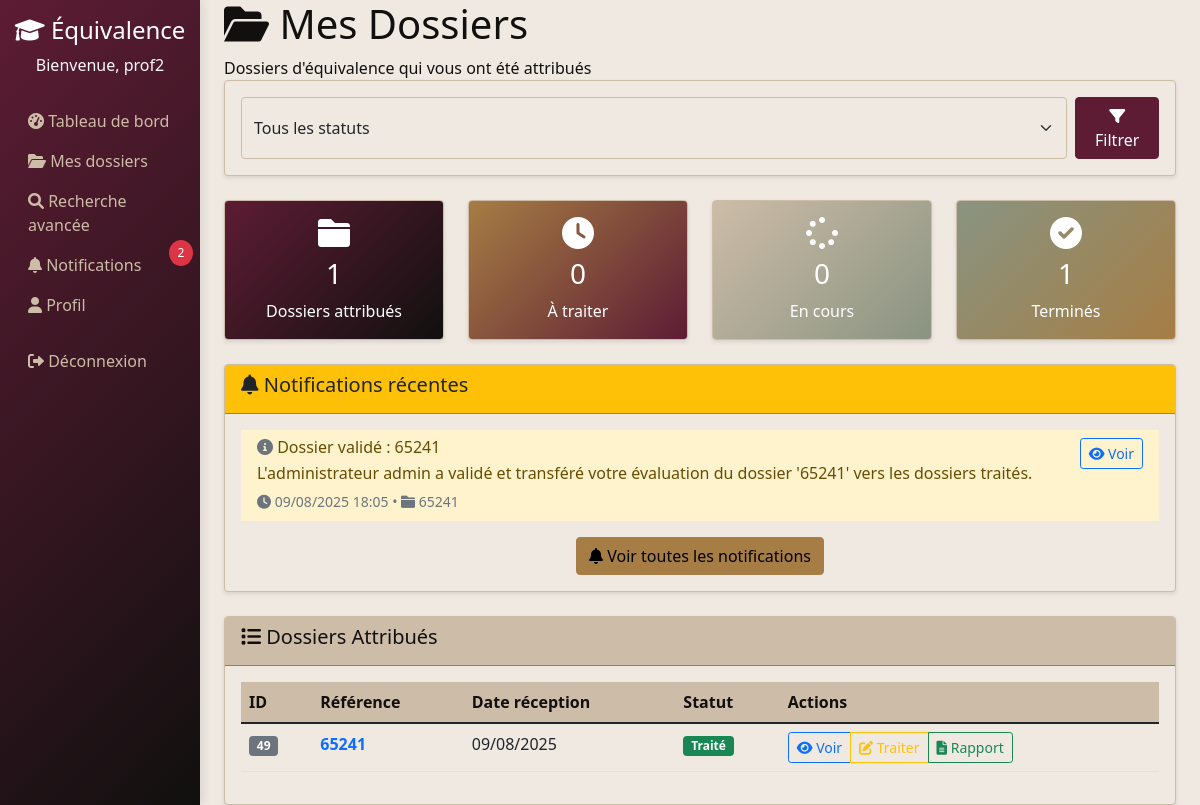
/dossiers/professeur/dossiers/ (signed in), run on the app's committed database.
### users/models.py (models this page shows, shortened)
class CustomUser(AbstractUser):
    ADMIN = 'admin'
    PROFESSEUR = 'professeur'
    ROLE_CHOICES = [
        (ADMIN, 'Administrateur'),
        (PROFESSEUR, 'Professeur'),
    ]
    role = models.CharField(max_length=20, choices=ROLE_CHOICES, default=ADMIN)

### dossiers/models.py (models this page shows, shortened)
class Notification(models.Model):
    TYPES = [
        ('affectation', 'Affectation de dossier'),
        ('traitement', 'Traitement terminé'),
        ('evaluation', 'Nouvelle évaluation'),
        ('system', 'Notification système'),
        ('retour', 'Retour à l\'admin'),
        ('renvoi', 'Renvoyer au professeur'),
    ]
    destinataire = models.ForeignKey(CustomUser, on_delete=models.CASCADE, related_name='notifications')
    type_notification = models.CharField(max_length=20, choices=TYPES)
    titre = models.CharField(max_length=255)
    message = models.TextField()
    dossier = models.ForeignKey(Dossier, on_delete=models.CASCADE, null=True, blank=True)
    date_creation = models.DateTimeField(auto_now_add=True)
    lu = models.BooleanField(default=False)
    class Meta:
        ordering = ['-date_creation']

class Dossier(models.Model):
    STATUT_CHOICES = [
        ('non_traite', 'Non traité'),
        ('en_cours', 'En cours'),
        ('traite', 'Traité'),
        ('archive', 'Archivé'),
    ]
    titre = models.CharField(max_length=255)
    description = models.TextField(blank=True)
    date_reception = models.DateField(auto_now_add=True)
    statut = models.CharField(max_length=20, choices=STATUT_CHOICES, default='non_traite')
    professeurs = models.ManyToManyField(settings.AUTH_USER_MODEL, related_name='dossiers_attribues', blank=True)

### dossiers/views.py (the view)
# urls.py: path('professeur/dossiers/', views.professeur_dossiers, name='professeur_dossiers'),
@login_required
def professeur_dossiers(request):
    if request.user.role != 'professeur':
        messages.error(request, "Accès non autorisé")
        return redirect('dossiers:dashboard')
    dossiers_attribues = request.user.dossiers_attribues.all().order_by('-id')
    statut_filter = request.GET.get('statut')
    if statut_filter:
        dossiers_attribues = dossiers_attribues.filter(statut=statut_filter)
    total_attribues = request.user.dossiers_attribues.count()
    a_traiter = request.user.dossiers_attribues.filter(statut='non_traite').count()
    en_cours = request.user.dossiers_attribues.filter(statut='en_cours').count()
    termines = request.user.dossiers_attribues.filter(statut='traite').count()
    context = {
        'dossiers': dossiers_attribues,
        'statuts': Dossier.STATUT_CHOICES,
        'total_attribues': total_attribues,
        'a_traiter': a_traiter,
        'en_cours': en_cours,
        'termines': termines,
        'notifications_recentes': request.user.notifications.filter(lu=False).order_by('-date_creation')[:3],
    }
    return render(request, 'dossiers/professeur_dashboard.html', context)

### templates/dossiers/professeur_dashboard.html (shortened to what this page needs)
{% extends 'base.html' %}
{% block content %}
<div class="page-header">
    <h1><i class="fas fa-folder-open"></i> Mes Dossiers</h1>
    <p class="mb-0">Dossiers d'équivalence qui vous ont été attribués</p>
</div>
<div class="card mb-4">
    <div class="card-body">
        <form method="get" class="d-flex">
            <select name="statut" class="form-select me-2">
                <option value="">Tous les statuts</option>
            </select>
            <button type="submit" class="btn btn-primary">
                <i class="fas fa-filter"></i> Filtrer
            </button>
        </form>
    </div>
</div>
<div class="row mb-4">
    <div class="col-md-3">
        <div class="card text-white" style="background: linear-gradient(135deg, var(--color-dark-maroon) 0%, var(--color-black) 100%);">
            <div class="card-body text-center">
                <i class="fas fa-folder fa-2x mb-2"></i>
                <h3 class="card-title">{{ total_attribues }}</h3>
                <p class="card-text">Dossiers attribués</p>
            </div>
        </div>
    </div>
    <div class="col-md-3">
        <div class="card text-white" style="background: linear-gradient(135deg, var(--color-muted-gold) 0%, var(--color-dark-maroon) 100%);">
            <div class="card-body text-center">
                <i class="fas fa-clock fa-2x mb-2"></i>
                <h3 class="card-title">{{ a_traiter }}</h3>
                <p class="card-text">À traiter</p>
            </div>
        </div>
    </div>
    <div class="col-md-3">
        <div class="card text-white" style="background: linear-gradient(135deg, var(--color-light-taupe) 0%, var(--color-sage-green) 100%);">
            <div class="card-body text-center">
                <i class="fas fa-spinner fa-2x mb-2"></i>
                <h3 class="card-title">{{ en_cours }}</h3>
                <p class="card-text">En cours</p>
            </div>
        </div>
    </div>
    <div class="col-md-3">
        <div class="card text-white" style="background: linear-gradient(135deg, var(--color-sage-green) 0%, var(--color-muted-gold) 100%);">
            <div class="card-body text-center">
                <i class="fas fa-check-circle fa-2x mb-2"></i>
                <h3 class="card-title">{{ termines }}</h3>
                <p class="card-text">Terminés</p>
            </div>
        </div>
    </div>
</div>
{% if notifications_recentes %}
<div class="card mb-4">
    <div class="card-header bg-warning text-dark">
        <h5><i class="fas fa-bell"></i> Notifications récentes</h5>
    </div>
    <div class="card-body">
        <div class="list-group list-group-flush">
            {% for notification in notifications_recentes %}
            <div class="list-group-item list-group-item-warning">
                <div class="d-flex justify-content-between align-items-start">
                    <div class="flex-grow-1">
                        <h6 class="mb-1">
                            {% if notification.type_notification == 'affectation' %}
                                <i class="fas fa-user-plus text-primary"></i>
                            {% elif notification.type_notification == 'traitement' %}
                                <i class="fas fa-check-circle text-success"></i>
                            {% else %}
                                <i class="fas fa-info-circle text-secondary"></i>
                            {% endif %}
                            {{ notification.titre }}
                        </h6>
                        <p class="mb-1">{{ notification.message }}</p>
                        <small class="text-muted">
                            <i class="fas fa-clock"></i> {{ notification.date_creation|date:"d/m/Y H:i" }}
                            {% if notification.dossier %}
                                • <i class="fas fa-folder"></i> {{ notification.dossier.titre }}
                            {% endif %}
                        </small>
                    </div>
                    <div class="ms-3">
                        {% if notification.dossier %}
                        <a href="{% url 'dossiers:dossier_detail' notification.dossier.id %}" class="btn btn-sm btn-outline-primary">
                            <i class="fas fa-eye"></i> Voir
                        </a>
                        {% endif %}
                    </div>
                </div>
            </div>
            {% endfor %}
        </div>
        <div class="text-center mt-3">
            <a href="{% url 'dossiers:notifications' %}" class="btn btn-warning">
                <i class="fas fa-bell"></i> Voir toutes les notifications
            </a>
        </div>
    </div>
</div>
{% endif %}
<div class="card">
    <div class="card-header">
        <h5><i class="fas fa-list"></i> Dossiers Attribués</h5>
    </div>
    <div class="card-body">
        {% if dossiers %}
            <div class="table-responsive">
                <table class="table table-hover">
                    <thead>
                        <tr>
                            <th>ID</th>
                            <th>Référence</th>
                            <th>Date réception</th>
                            <th>Statut</th>
                            <th>Actions</th>
                        </tr>
                    </thead>
                    <tbody>
                        {% for dossier in dossiers %}
                        <tr>
                            <td><span class="badge bg-secondary">{{ dossier.id }}</span></td>
                            <td>
                                <a href="{% url 'dossiers:dossier_detail' dossier.id %}" class="text-decoration-none fw-bold">
                                    {{ dossier.titre }}
                                </a>
                            </td>
                            <td>{{ dossier.date_reception|date:"d/m/Y" }}</td>
                            <td>
                                <span class="badge bg-{% if dossier.statut == 'non_traite' %}warning{% elif dossier.statut == 'en_cours' %}info{% elif dossier.statut == 'traite' %}success{% else %}secondary{% endif %}">
                                    {{ dossier.get_statut_display }}
                                </span>
                            </td>
                            <td>
                                <div class="btn-group" role="group">
                                    <a href="{% url 'dossiers:dossier_detail' dossier.id %}" class="btn btn-sm btn-outline-primary" title="Voir">
                                        <i class="fas fa-eye"></i> Voir
                                    </a>
                                    <a href="{% url 'dossiers:traiter_dossier' dossier.id %}" class="btn btn-sm btn-outline-warning" title="Traiter">
                                        <i class="fas fa-edit"></i> Traiter
                                    </a>
                                    <a href="{% url 'dossiers:ajouter_rapport' dossier.id %}" class="btn btn-sm btn-outline-success" title="Rapport">
                                        <i class="fas fa-file-alt"></i> Rapport
                                    </a>
                                </div>
                            </td>
                        </tr>
                        {% endfor %}
                    </tbody>
                </table>
            </div>
        {% endif %}
    </div>
</div>
{% endblock %}

### templates/base.html (shortened to what this page needs)
{% load static %}
<!DOCTYPE html>
<html lang="fr">
<head>
    <link href="https://cdn.jsdelivr.net/npm/bootstrap@5.1.3/dist/css/bootstrap.min.css" rel="stylesheet">
    <link href="https://cdnjs.cloudflare.com/ajax/libs/font-awesome/6.0.0/css/all.min.css" rel="stylesheet">
</head>
<body>
    {% if user.is_authenticated %}
    <div class="container-fluid">
        <div class="row">
            <nav class="col-md-3 col-lg-2 d-md-block sidebar collapse">
                <div class="position-sticky pt-3">
                    <div class="text-center mb-4">
                        <h4 class="text-white"><i class="fas fa-graduation-cap"></i> Équivalence</h4>
                        <p class="text-light">Bienvenue, {{ user.username }}</p>
                    </div>
                    <ul class="nav flex-column">
                        <li class="nav-item">
                            <a class="nav-link" href="{% url 'dossiers:dashboard' %}">
                                <i class="fas fa-tachometer-alt"></i> Tableau de bord
                            </a>
                        </li>
                        {% if user.role == 'admin' %}
                        <li class="nav-item">
                            <a class="nav-link" href="{% url 'dossiers:gestion_dossiers' %}">
                                <i class="fas fa-folder"></i> Gestion des dossiers
                            </a>
                        </li>
                        <li class="nav-item">
                            <a class="nav-link" href="{% url 'users:gestion_utilisateurs' %}">
                                <i class="fas fa-users"></i> Gestion des utilisateurs
                            </a>
                        </li>
                        <li class="nav-item">
                            <a class="nav-link" href="{% url 'dossiers:dossiers_traites_admin' %}">
                                <i class="fas fa-check-circle"></i> Dossiers traités
                            </a>
                        </li>
                        <li class="nav-item">
                            <a class="nav-link" href="{% url 'dossiers:rapports_statistiques' %}">
                                <i class="fas fa-chart-bar"></i> Rapports
                            </a>
                        </li>
                        <li class="nav-item">
                            <a class="nav-link" href="{% url 'dossiers:controle_fiche_evaluation' %}">
                                <i class="fas fa-cogs"></i> Contrôle de la fiche d'évaluation
                            </a>
                        </li>
                        {% else %}
                        <li class="nav-item">
                            <a class="nav-link" href="{% url 'dossiers:professeur_dossiers' %}">
                                <i class="fas fa-folder-open"></i> Mes dossiers
                            </a>
                        </li>
                        {% endif %}
                        <li class="nav-item">
                            <a class="nav-link" href="{% url 'dossiers:recherche_avancee' %}">
                                <i class="fas fa-search"></i> Recherche avancée
                            </a>
                        </li>
                        <li class="nav-item">
                            <a class="nav-link position-relative" href="{% url 'dossiers:notifications' %}">
                                <i class="fas fa-bell"></i> Notifications
                                {% if user.notifications.all %}
                                <span class="notification-badge">{{ user.notifications.all|length }}</span>
                                {% endif %}
                            </a>
                        </li>
                        <li class="nav-item">
                            <a class="nav-link" href="{% url 'users:profile' %}">
                                <i class="fas fa-user"></i> Profil
                            </a>
                        </li>
                        <li class="nav-item mt-3">
                            <a class="nav-link text-danger" href="{% url 'logout' %}">
                                <i class="fas fa-sign-out-alt"></i> Déconnexion
                            </a>
                        </li>
                    </ul>
                </div>
            </nav>
            <main class="col-md-9 ms-sm-auto col-lg-10 px-md-4">
                {% block content %}{% endblock %}
            </main>
        </div>
    </div>
    {% else %}
        {% block login_content %}{% endblock %}
    {% endif %}
</body>
</html>

### templates/base.html (style rules this page uses)
:root { --color-black: #11100F; --color-dark-maroon: #5D1C34; --color-muted-gold: #A67D44; --color-sage-green: #899481; --color-light-taupe: #CDBCA8; --color-off-white: #EFE9E1; }
body { background-color: var(--color-off-white); color: var(--color-black); font-family: 'Segoe UI', Tahoma, Geneva, Verdana, sans-serif; }
.sidebar { min-height: 100vh; background: linear-gradient(135deg, var(--color-dark-maroon) 0%, var(--color-black) 100%); box-shadow: 2px 0 10px rgba(0,0,0,0.1); }
.nav-link { color: var(--color-light-taupe) !important; transition: all 0.3s ease; }
.card { background-color: var(--color-off-white); border: 1px solid var(--color-light-taupe); box-shadow: 0 2px 4px rgba(0,0,0,0.1); }
.card-header { background-color: var(--color-light-taupe); color: var(--color-black); border-bottom: 1px solid var(--color-muted-gold); }
.btn-primary { background-color: var(--color-dark-maroon); border-color: var(--color-dark-maroon); }
.btn-warning { background-color: var(--color-muted-gold); border-color: var(--color-muted-gold); }
.table { background-color: var(--color-off-white); }
.table thead th { background-color: var(--color-light-taupe); color: var(--color-black); border-color: var(--color-muted-gold); }
.badge { background-color: var(--color-sage-green); }
.form-control, .form-select { background-color: var(--color-off-white); border-color: var(--color-light-taupe); }
.notification-badge { position: absolute; top: -5px; right: -5px; background-color: #dc3545; color: white; border-radius: 50%; padding: 0.25rem 0.5rem; font-size: 0.75rem; min-width: 1.5rem; text-align: center; }

### data on the page
CustomUser: username "prof2", notifications.all|length "2"
Notification: titre "Dossier validé : 65241", message "L'administrateur admin a validé et transféré votre évaluation du dossier '65241' vers les dossiers traités.", date_creation "09/08/2025 18:05", dossier.titre "65241", shows "Voir"
Dossier: id "49", titre "65241", date_reception "09/08/2025", statut "Traité"

### other printed values
{{ total_attribues }} "1"
{{ a_traiter }} "0"
{{ en_cours }} "0"
{{ termines }} "1"
